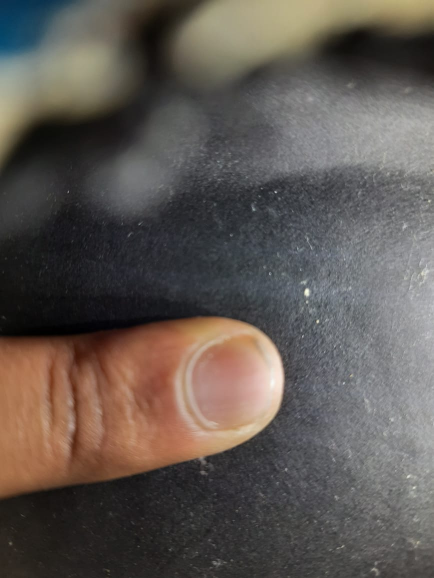
#> input picture nails images/Real time data/sample2.jpeg, 867 x 1156 px (shown at 1/2 size)
$ jupyter execute --allow-errors 'nails detect.ipynb'
#> lines starting #> are read from the running program, lines starting #| are printed output that depends on the picture
[cell 1]
import cv2
import matplotlib.pyplot as plt
import numpy as np
import imutils

[cell 2]
nails2 = cv2.imread('nails images/Real time data/sample2.jpeg')
#> nails2 is the input picture: shape (1156, 867, 3); mean B, G, R 82.5, 87.9, 95.3
nails2

[cell 3]
plt.imshow(nails2)

[cell 4]
import cv2
import matplotlib.pyplot as plt
# from imutils.video.webcamvideostream import WebcamVideoStream
import numpy as np
import imutils

font = cv2.FONT_HERSHEY_SIMPLEX

# [35 lines left out: functions test_HSV, find_hand_old, not called in this run]

cv2.rectangle(nails2,pt1=(450,280),pt2=(600,150),color=(0,255,0),thickness = 10)

cv2.putText(nails2,text="Nail",org=(500,350),fontFace = font,fontScale=2,color=(255,0,0),thickness=2,lineType=cv2.LINE_AA)
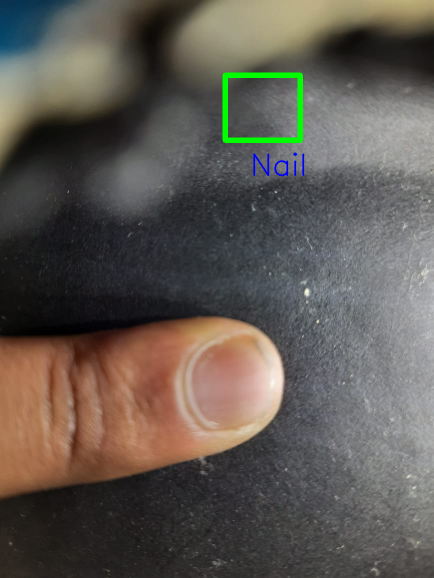
#> nails2: shape (1156, 867, 3) (shown at 1/2 size); mean B, G, R 82.1, 88.7, 94.6
plt.imshow(nails2)

[cell 5]
# import the necessary packages
# from object_detection.utils import label_map_util
import tensorflow as tf
import numpy as np
import cv2
from imutils.video import WebcamVideoStream
# import find_finger as ff


args = {
    "model": "./model/export_model_008/frozen_inference_graph.pb",
    # "model":"/media/todd/38714CA0C89E958E/147/yl_tmp/readingbook/model/export_model_015/frozen_inference_graph.pb",
    "labels": "./record/classes.pbtxt",
    # "labels":"record/classes.pbtxt" ,
    "num_classes": 1,
    "min_confidence": 0.6,
    "class_model": "../model/class_model/p_class_model_1552620432_.h5"}

COLORS = np.random.uniform(0, 255, size=(args["num_classes"], 3))

#> (the rest of this cell did not finish here and is left out)

[cell 6]
import cv2
import matplotlib.pyplot as plt
# from imutils.video.webcamvideostream import WebcamVideoStream
import numpy as np
import imutils

font = cv2.FONT_HERSHEY_SIMPLEX

# [35 lines left out: functions test_HSV, find_hand_old, not called in this run]
nails40 = cv2.imread('nails images/Real time data/sample2.jpeg')
cv2.rectangle(nails40,pt1=(370,900),pt2=(570,630),color=(0,255,0),thickness = 10)
# cv2.rectangle(nails40,pt1=(350,340),pt2=(430,240),color=(0,255,0),thickness = 10)
cv2.putText(nails40,text="Nail",org=(460,980),fontFace = font,fontScale=3,color=(0,255,0),thickness=3,lineType=cv2.LINE_AA)
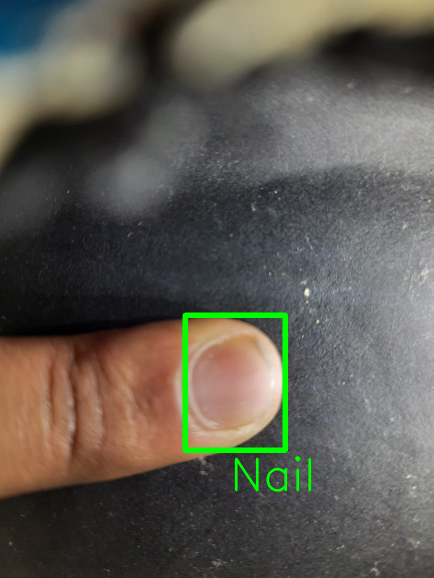
#> nails40: shape (1156, 867, 3) (shown at 1/2 size); mean B, G, R 81.5, 90, 94
# cv2.putText(nails40,text="Nail",org=(410,415),fontFace = font,fontScale=2,color=(255,0,0),thickness=2,lineType=cv2.LINE_AA)
# cv2.putText(nails40,text="Nail",org=(150,385),fontFace = font,fontScale=2,color=(255,0,0),thickness=2,lineType=cv2.LINE_AA)
plt.imshow(nails40)
